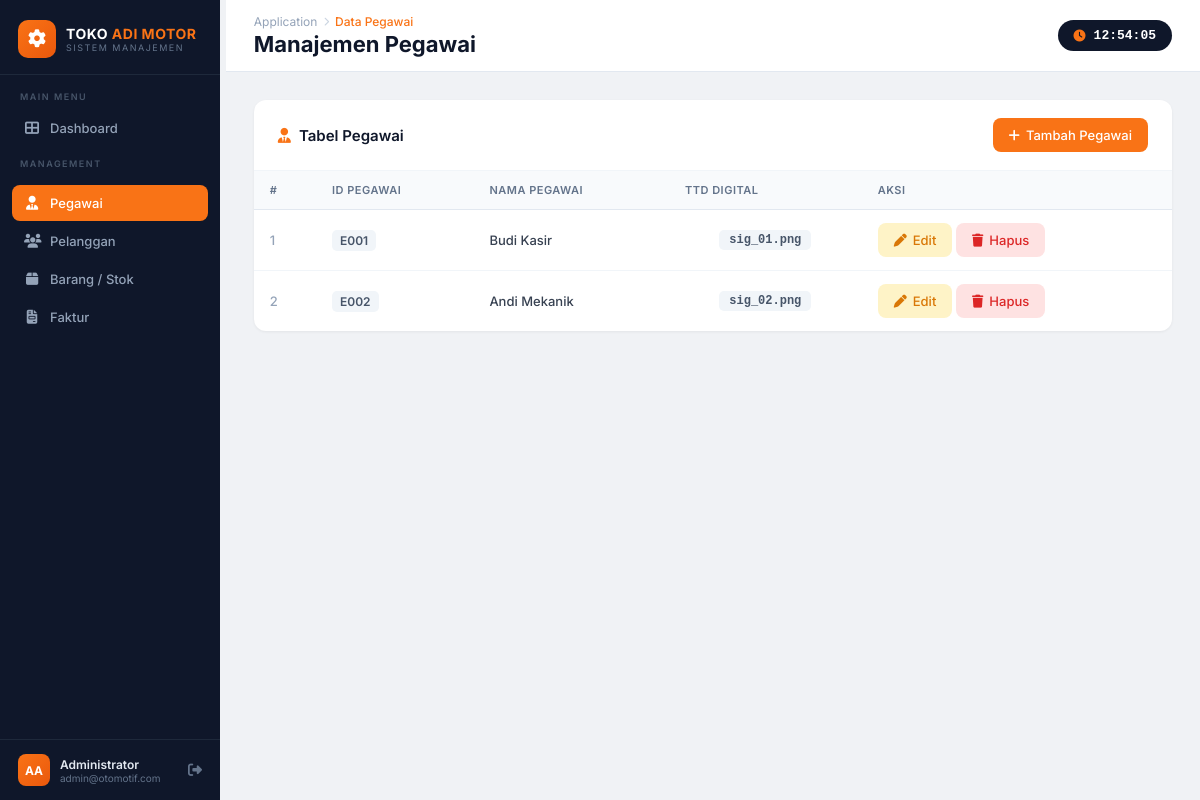
Page /pegawai/pegawailihat.php on the committed database.
### tables this page shows
CREATE TABLE `pegawai` (
  `idpegawai` varchar(10) NOT NULL,
  `NamaPegawai` varchar(100) NOT NULL,
  `TTD_Digital_Pegawai` text DEFAULT NULL
);

### pegawai/pegawailihat.php (the view)
<?php include '../config/koneksi.php'; ?>
<?php include '../config/sidebar.php'; ?>
<div class="topbar">
    <div>
        <div class="topbar-breadcrumb">
            <span class="bc-app">Application</span>
            <span class="bc-sep"><i class="fas fa-chevron-right" style="font-size:9px"></i></span>
            <span class="bc-current">Data Pegawai</span>
        </div>
        <div class="topbar-title">Manajemen Pegawai</div>
    </div>
    <div class="topbar-clock">
        <i class="fas fa-clock"></i>
        <span id="live-clock">00:00:00</span>
    </div>
</div>
<div class="page-body">
    <div class="card">
        <div class="card-header">
            <span class="card-title"><i class="fas fa-user-tie" style="color:#f97316;margin-right:8px;"></i>Tabel Pegawai</span>
            <a href="pegawaitambah.php" class="btn btn-primary"><i class="fas fa-plus"></i> Tambah Pegawai</a>
        </div>
        <div class="card-body">
            <table>
                <thead>
                    <tr>
                        <th>#</th>
                        <th>ID Pegawai</th>
                        <th>Nama Pegawai</th>
                        <th>TTD Digital</th>
                        <th>Aksi</th>
                    </tr>
                </thead>
                <tbody>
                <?php
                $query = mysqli_query($conn, "SELECT * FROM pegawai");
                $no = 1;
                while ($data = mysqli_fetch_array($query)){ ?>
                <tr>
                    <td style="color:#94a3b8;font-weight:500;"><?php echo $no++; ?></td>
                    <td><span style="background:#f1f5f9;color:#475569;padding:3px 8px;border-radius:5px;font-size:12px;font-weight:600;"><?php echo $data['idpegawai']; ?></span></td>
                    <td style="font-weight:500;"><?php echo $data['NamaPegawai']; ?></td>
                    <td style="text-align:center;">
                        <?php if (!empty($data['TTD_Digital_Pegawai'])): ?>
                            <span style="background:#f1f5f9;color:#475569;padding:3px 10px;border-radius:5px;font-size:12px;font-weight:600;font-family:monospace;">
                                <?php echo htmlspecialchars($data['TTD_Digital_Pegawai']); ?>
                            </span>
                        <?php else: ?>
                            <span style="color:#cbd5e1;font-size:12px;">— belum ada —</span>
                        <?php endif; ?>
                    </td>
                    <td>
                        <a class="btn btn-warning" href="pegawaiubah.php?idpegawai=<?php echo $data['idpegawai']; ?>"><i class="fas fa-pen"></i> Edit</a>
                        <a class="btn btn-danger" href="pegawaihapus.php?idpegawai=<?php echo $data['idpegawai']; ?>" onclick="return confirm('Yakin hapus data pegawai ini?')"><i class="fas fa-trash"></i> Hapus</a>
                    </td>
                </tr>
                <?php } ?>
                </tbody>
            </table>
        </div>
    </div>
</div>
</div>
</body>
</html>

### config/sidebar.php (style rules this page uses)
* { margin: 0; padding: 0; box-sizing: border-box; }
body { font-family: 'Inter', sans-serif; background: #f0f2f5; display: flex; min-height: 100vh; color: #333; }
.topbar { background: #fff; padding: 14px 28px; display: flex; align-items: center; justify-content: space-between; border-bottom: 1px solid #e2e8f0; position: sticky; top: 0; z-index: 50; }
.topbar-breadcrumb { display: flex; align-items: center; gap: 6px; }
.topbar-breadcrumb .bc-app { color: #94a3b8; font-size: 12px; }
.topbar-breadcrumb .bc-sep { color: #cbd5e1; font-size: 12px; }
.topbar-breadcrumb .bc-current { color: #f97316; font-size: 12px; font-weight: 500; }
.topbar-title { font-size: 22px; font-weight: 700; color: #0f172a; margin-top: 2px; }
.topbar-clock { background: #0f172a; color: #fff; padding: 8px 16px; border-radius: 20px; font-size: 13px; font-weight: 600; font-family: monospace; display: flex; align-items: center; gap: 8px; }
.topbar-clock i { color: #f97316; font-size: 12px; }
.page-body { padding: 28px; flex: 1; }
.card { background: #fff; border-radius: 12px; box-shadow: 0 1px 3px rgba(0,0,0,.06); overflow: hidden; }
.card-header { padding: 18px 24px; border-bottom: 1px solid #f1f5f9; display: flex; align-items: center; justify-content: space-between; }
.card-title { font-size: 15px; font-weight: 600; color: #0f172a; }
.card-body { padding: 0; }
.btn { display: inline-flex; align-items: center; gap: 6px; padding: 9px 16px; border-radius: 8px; font-size: 13px; font-weight: 500; text-decoration: none; border: none; cursor: pointer; transition: all 0.2s; }
.btn-primary { background: #f97316; color: #fff; }
.btn-danger { background: #fee2e2; color: #dc2626; }
.btn-warning { background: #fef3c7; color: #d97706; }
table { width: 100%; border-collapse: collapse; }
table thead th { background: #f8fafc; color: #64748b; font-size: 11px; font-weight: 600; text-transform: uppercase; letter-spacing: 0.5px; padding: 12px 16px; text-align: left; border-bottom: 1px solid #e2e8f0; }
table tbody td { padding: 13px 16px; font-size: 13px; border-bottom: 1px solid #f1f5f9; color: #374151; }
table tbody tr:last-child td { border-bottom: none; }

### rows in the picture
pegawai: idpegawai "E001", NamaPegawai "Budi Kasir", TTD_Digital_Pegawai "sig_01.png"
pegawai: idpegawai "E002", NamaPegawai "Andi Mekanik", TTD_Digital_Pegawai "sig_02.png"
